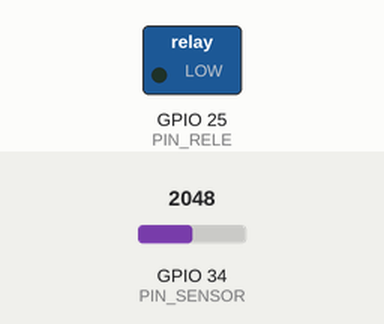
This program was run on a simulated ESP32. Parts: switched loads named in the program (green lamp = pin HIGH). The test bench sets the inputs (shaded band); at power-on: GPIO 34 (PIN_SENSOR) = 2048.

Above: at 1.8 s.
1.9 s: GPIO 34 (PIN_SENSOR) set to 1242
3.4 s: GPIO 34 (PIN_SENSOR) set to 1162
At 4.1 s:
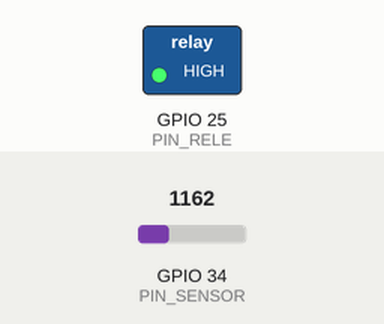
5.0 s: GPIO 34 (PIN_SENSOR) set to 2461
6.5 s: GPIO 34 (PIN_SENSOR) set to 2529
At 7.6 s:
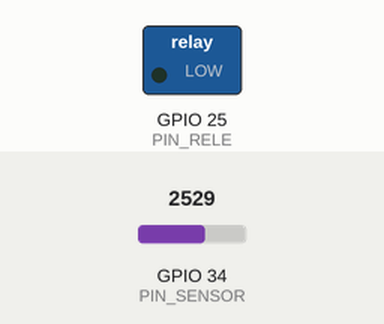
8.0 s: GPIO 34 (PIN_SENSOR) set to 491
At 8.8 s:
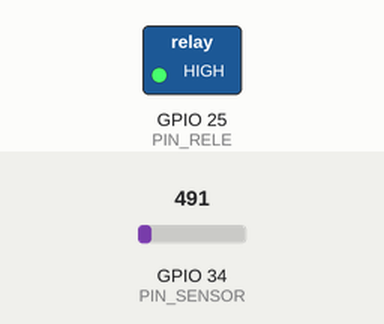
Timing chart, 0 to 10.5 s (numbered marks = the images above; inputs shaded):
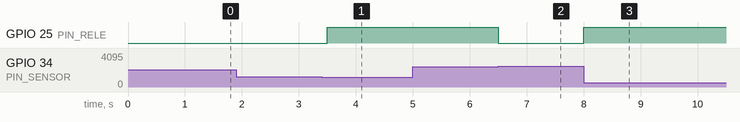

The program:

main.cpp
```cpp
#include <Arduino.h>
#define PIN_SENSOR 34
#define PIN_RELE 25


#define NIVEL_BAJO 1200
#define NIVEL_ALTO 2500

bool valvulaAbierta = false;
unsigned long tiempoAnterior = 0;
const unsigned long intervaloLectura = 500;

void setup() {
  pinMode(PIN_RELE, OUTPUT);
  digitalWrite(PIN_RELE, LOW);
}

void loop() {
  unsigned long tiempoActual = millis();

  if (tiempoActual - tiempoAnterior >= intervaloLectura) {
    tiempoAnterior = tiempoActual;

    int nivel = analogRead(PIN_SENSOR);

    if (nivel < NIVEL_BAJO && !valvulaAbierta) {
      digitalWrite(PIN_RELE, HIGH);
      valvulaAbierta = true;
    }

    if (nivel > NIVEL_ALTO && valvulaAbierta) {
      digitalWrite(PIN_RELE, LOW);
      valvulaAbierta = false;
    }
  }
}
```

Measured:
- the behaviour switches between 1200 and 1199 on GPIO 34 (PIN_SENSOR) (found by bisection; images 0 and 1)
- the behaviour switches between 2500 and 2501 on GPIO 34 (PIN_SENSOR) (found by bisection; images 1 and 2)
- after the input at 1.9 s, every drawn part: stays the same
- after the input at 3.4 s, GPIO 25 (PIN_RELE): LOW → HIGH after 0.10 s
- after the input at 5.0 s, every drawn part: stays the same
- after the input at 6.5 s, GPIO 25 (PIN_RELE): HIGH → LOW at once
- after the input at 8.0 s, GPIO 25 (PIN_RELE): LOW → HIGH at once
